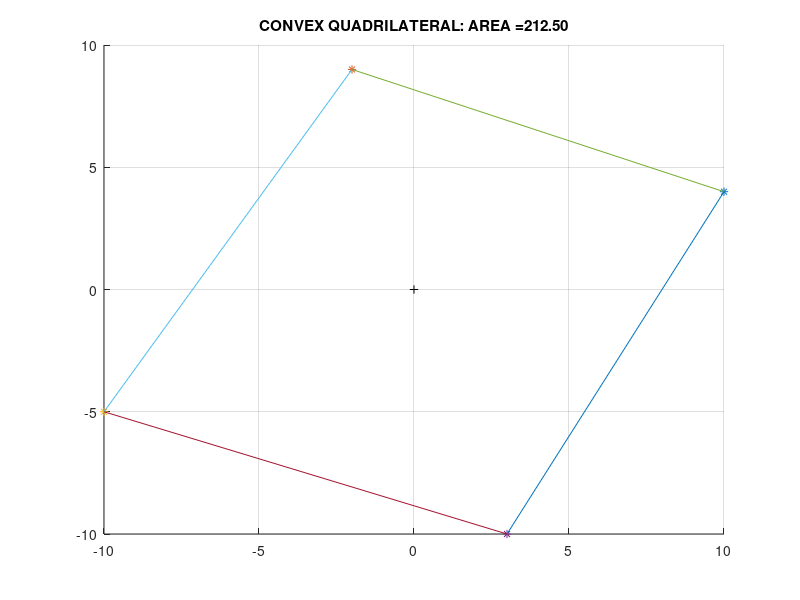

Here is the MATLAB script that generated this plot:
%% LAB 01 - Quadrilaterals

%Marc Dominic Cabote
%CECS 463 Fall 2018

close all; clear all; format compact; clc; %clear init
disp('Lab #1 - Quadrilaterals');
str = datestr(now); fprintf('MATLAB time stamp: %s\n', str);
disp(' ');

%% Quadrilaterals 
disp('Quadrilaterals');
figure(3);clf(3);
hold on; grid on;
axis([-10,10,-10,10]); %set center
plot((0),(0),'k+');%origin

%functions to compute area of quadrilateral
area_triangle=@(x1,x2,x3) 0.5*abs(real(x1)*(imag(x2)-imag(x3)) ...
+ real(x2)*(imag(x3)-imag(x1)) + real(x3)*(imag(x1)-imag(x2)));

area_quad=@(x1,x2,x3,x4) ...
area_triangle(x1,x2,x3) + area_triangle(x1,x3,x4);


%cross product function
xprod = @(x1,x2) real(x1)*imag(x2) - imag(x1)*real(x2);

%generate four random points each quadrant from [0,10]
q1=+randi(10)+1j*(randi(10)); %Q1
q2=-randi(10)+1j*(randi(10)); %Q2
q3=-randi(10)-1j*(randi(10)); %Q3
q4=+randi(10)-1j*(randi(10)); %Q4
%q1=6+1j*4; %test point
%q2=-2+1j*4; %test point
%q3=-2-1j*8; %test point
%q4=2-1j*2; %test point
%generate the vertices from the points
v1=q2-q1;
v2=q3-q2;
v3=q4-q3;
v4=q1-q4;

Area = area_quad(q1,q2,q3,q4);
%find the cross products of succeeding points
xp1=xprod(v1,v2);
xp2=xprod(v2,v3);
xp3=xprod(v3,v4);
xp4=xprod(v4,v1);
%store the cross products in array for checking
xp=[xp1,xp2,xp3,xp4];

%show the complex points generated
disp('Four random generated points:');
fprintf('Q1=%4.2f+%4.2fj\n', real(q1),imag(q1));
fprintf('Q2=%4.2f+%4.2fj\n', real(q2),imag(q2));
fprintf('Q3=%4.2f+%4.2fj\n', real(q3),imag(q3));
fprintf('Q4=%4.2f+%4.2fj\n', real(q4),imag(q4));

%plot the points
plot(real(q1),imag(q1),'Marker','*');
plot(real(q2),imag(q2),'Marker','*');
plot(real(q3),imag(q3),'Marker','*');
plot(real(q4),imag(q4),'Marker','*');
%trace the quadrilateral
plot([real(q1),real(q2)],[imag(q1),imag(q2)]);
plot([real(q2),real(q3)],[imag(q2),imag(q3)]);
plot([real(q3),real(q4)],[imag(q3),imag(q4)]);
plot([real(q4),real(q1)],[imag(q4),imag(q1)]);


%title of graph after identifying type and area
if (all(xp > 0) || all(xp <0))
    title(sprintf('CONVEX QUADRILATERAL: AREA =%4.2f',Area));%graph title
    %fprintf('CONVEX: AREA =%4.2f',Area);
elseif( any(xp ==0))
    title(sprintf('TRIANGLE: AREA =%4.2f',Area));
    %fprintf('TRIANGLE: AREA =%4.2f',Area);
else
    title(sprintf('CONCAVE QUADRILATERAL: AREA =%4.2f',Area));
    %fprintf('CONCAVE: AREA =%4.2f',Area);
end